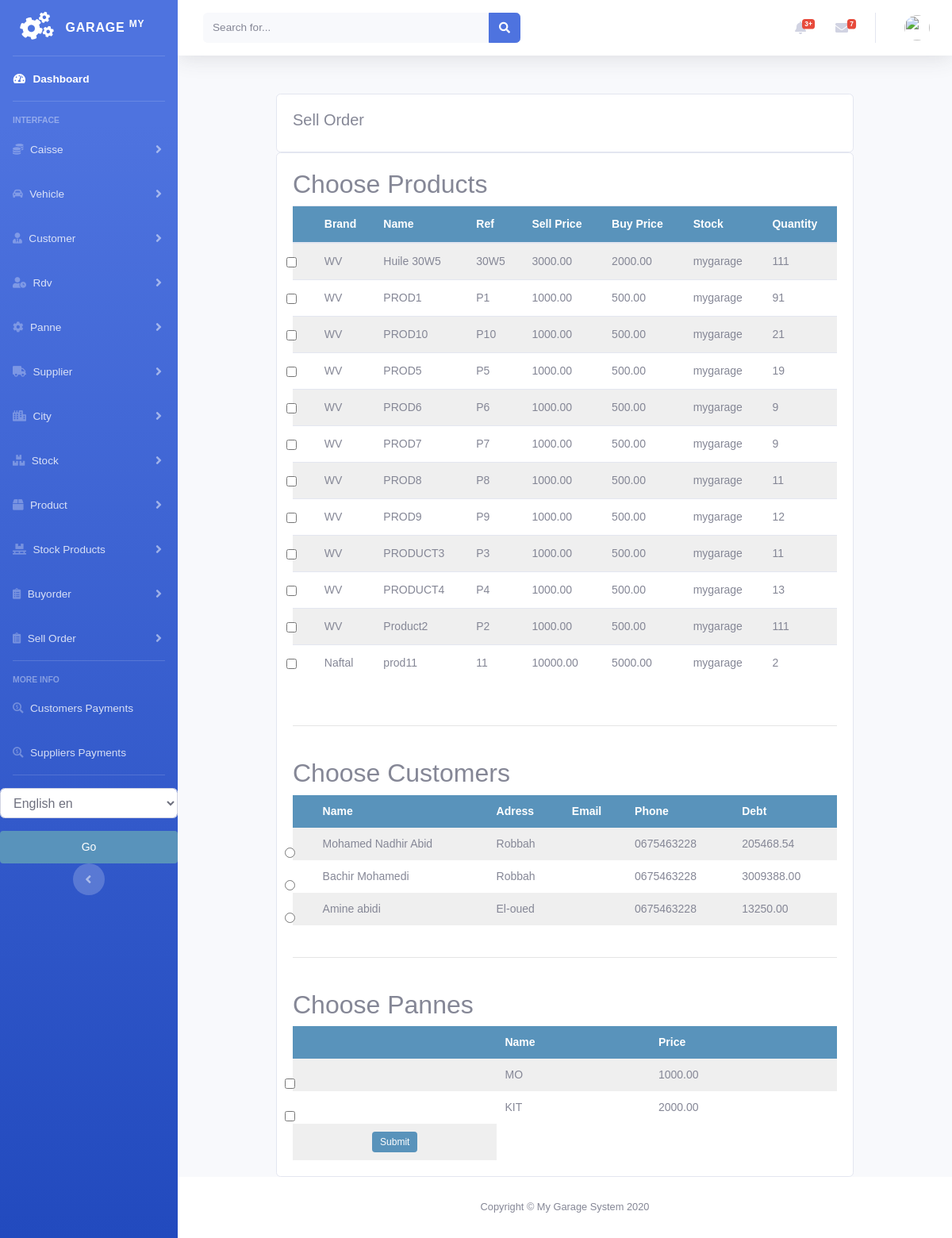
Page /stock/order_stockproduct_list on the earlier database version.
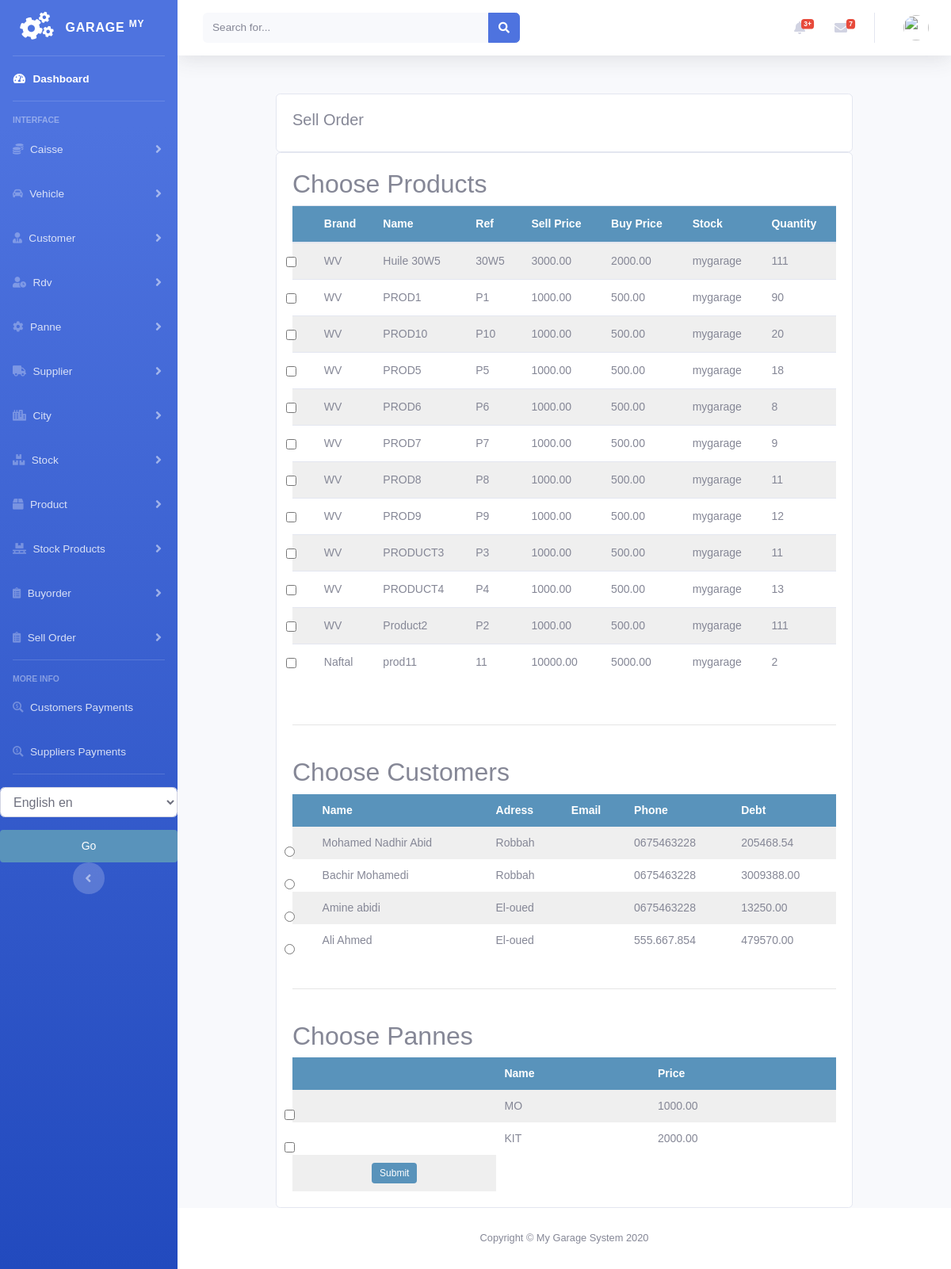
Same page on the later database version.
### stock/models.py (models this page shows, shortened)
class StockProduct(models.Model):
    product = models.ForeignKey(Product, null=True, on_delete=models.CASCADE)
    quantity = models.PositiveIntegerField(default=1)
    stock = models.ForeignKey(Stock, null=True, on_delete=models.CASCADE)
    class Meta:
        ordering = ('product',)
        verbose_name = 'stockproduct'
        verbose_name_plural = 'stockproducts'

class Stock(models.Model):
    name = models.CharField(max_length=250, null=True)
    class Meta:
        ordering = ('name',)
        verbose_name = 'stock'
        verbose_name_plural = 'stocks'
    def __str__(self):
        return self.name

### product/models.py (models this page shows, shortened)
class Product(models.Model):
    brand = models.CharField(max_length=250, null=True)
    name = models.CharField(max_length=250, null=True)
    ref = models.CharField(max_length=250, null=True)
    desc = models.CharField(max_length=250, null=True)
    image = models.ImageField(upload_to='products/%Y/%m/%d', blank=True, )
    buyprice = models.DecimalField(max_digits=10, null=True, decimal_places=2, default=0)
    sellprice = models.DecimalField(max_digits=10, null=True, decimal_places=2, default=0)
    alert_quantity = models.PositiveIntegerField(default=1, blank=True, null=True)
    stock = models.ForeignKey('stock.Stock', blank=True, null=True, on_delete=models.CASCADE)
    class Meta:
        ordering = ('name',)
        verbose_name = 'product'
        verbose_name_plural = 'products'

### customer/models.py (models this page shows, shortened)
class Customer(models.Model):
    firstname = models.CharField(max_length=250, null=True)
    lastname = models.CharField(max_length=250, null=True)
    address = models.CharField(max_length=200, null=True)
    phone = models.CharField(max_length=200, null=True)
    date_created = models.DateTimeField(auto_now_add=True, null=True)
    date_joined = models.DateField(null=True)
    enterprise = models.BooleanField(default=False)
    debt = models.DecimalField(max_digits=10, decimal_places=2, null=True, default=0)

### rdv/models.py (models this page shows)
class Panne(models.Model):
    desc = models.TextField(null=True, blank=True)
    price = models.DecimalField(max_digits=10, decimal_places=2)

### stock/views.py (the view, shortened to what this page needs)
# urls.py: path('order_stockproduct_list', views.order_stockproduct_list, name='order_stockproduct_list'),
def order_stockproduct_list(request):
    stockproducts = StockProduct.objects.all().filter(quantity__gt=0)
    customers = Customer.objects.all()
    pannes = Panne.objects.all()
    context = {
        'customers': customers,
        'stockproducts': stockproducts,
        'pannes': pannes,
    }
    return render(request, 'stockproduct/order_list_stockproduct.html', context)

### stock/templates/stockproduct/order_list_stockproduct.html (shortened to what the changed rows need)
{% extends 'home.html' %}
{% load static %}
{% block content %}
<br>
<div class="container">
    <div class="row">
        <div class="col-md">
            <div class="card card-body">
                <form id="order-form" action="" method="post">
                    <h2>Choose Products</h2>
                    <table id="table_id" class=" table display text-center">
                        <thead>
                        <tr>
                            <th><label class="form-check-label" for="{{prod.id}}"></label></th>
                            <th>Brand</th>
                            <th>Name</th>
                            <th>Ref</th>
                            <th>Sell Price</th>
                            <th>Buy Price</th>
                            <th>Stock</th>
                            <th>Quantity</th>
                        </tr>
                        </thead>
                        <tbody>
                        {% for prod in stockproducts %}
                        <tr class="row{% cycle '1' '2' %}">
                            <td>
                                <input class="form-check-input product-input" type="checkbox" value="{{prod.id}}" id="{{prod.id}}" name="products">
                            </td>
                            <td>
                                {{prod.product.brand}}
                            </td>
                            <td>
                                {{prod.product.name}}
                            </td>
                            <td>
                                {{prod.product.ref}}
                            </td>
                            <td>
                                {{prod.product.sellprice}}
                            </td>
                            <td>
                                {{prod.product.buyprice}}
                            </td>
                            <td>
                                {{prod.stock}}
                            </td>
                            <td>
                                {{prod.quantity}}
                            </td>
                        </tr>
                        {% endfor %}
                        </tbody>
                    </table>
                    <br>
                    <br>
                    <h2>Choose Customers</h2>
                    <table id="table_customer" class="display text-center">
                        <thead>
                        <tr>
                            <th></th>
                            <th>Name</th>
                            <th>Adress</th>
                            <th>Email</th>
                            <th>Phone</th>
                            <th>Debt</th>
                        </tr>
                        </thead>
                        <tbody>
                        {% for customer in customers %}
                        <tr>
                            <td>
                                <input class="form-check-input" type="radio" value="{{customer.id}}"
                                       id="{{customer.id}}" name="customers">
                            </td>
                            <td>
                                {{customer.firstname}}
                                {{customer.lastname}}
                            </td>
                            <td>
                                {{customer.address}}
                            </td>
                            <td>
                            </td>
                            <td>
                                {{customer.phone}}
                            </td>
                            <td>
                                {{customer.debt}}
                            </td>
                        </tr>
                        {% endfor %}
                        </tbody>
                    </table>
                    <br>
                    <br>
                    <h2>Choose Pannes</h2>
                    <table id="table_panne" class="display text-center">
                        <thead>
                        <tr>
                            <th></th>
                            <th>Name</th>
                            <th>Price</th>
                        </tr>
                        </thead>
                        <tbody>
                        {% for panne in pannes %}
                        <tr class="row{% cycle '1' '2' %}">
                            <td>
                                <input class="form-check-input panne-input" type="checkbox" value="{{panne.id}}" id="{{panne.id}}"
                                       name="pannes">
                            </td>
                            <td>
                                {{panne.desc}}
                            </td>
                            <td>
                                {{panne.price}}
                            </td>
                        </tr>
                        {% endfor %}
                        </tbody>
                    </table>
                </form>
            </div>
        </div>
    </div>
</div>
{% endblock %}
{% block jsscript %}
<link rel="stylesheet" href="https://ajax.googleapis.com/ajax/libs/jqueryui/1.12.1/themes/smoothness/jquery-ui.css">
<link rel="stylesheet" href="https://cdnjs.cloudflare.com/ajax/libs/chosen/1.8.7/chosen.min.css"/>
<link rel="stylesheet" type="text/css" href="https://cdn.datatables.net/1.10.22/css/jquery.dataTables.css">
{% endblock %}

Differences in the rows shown:
changed StockProduct "PROD1": quantity "91" → "90"
changed StockProduct "PROD10": quantity "21" → "20"
changed StockProduct "PROD5": quantity "19" → "18"
changed StockProduct "PROD6": quantity "9" → "8"
added Customer: firstname "Ali", lastname "Ahmed", address "El-oued", phone "555.667.854", debt "479570.00"
